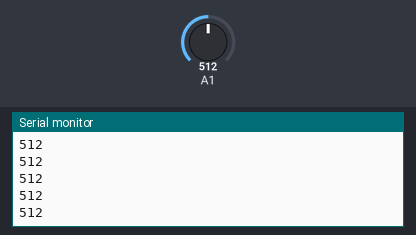
The sketch below on a simulated Arduino Uno, built with avr-gcc and run on an emulated ATmega328P. Shown: the last lines printed to the serial monitor. The test bench sets the inputs (shaded band); at power-on: A1 = 512.

Above: at 1.2 s.
1.3 s: A1 set to 716
At 2.4 s:
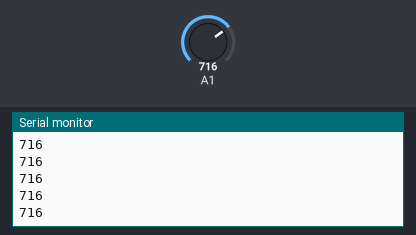
2.8 s: A1 set to 900
At 3.7 s:
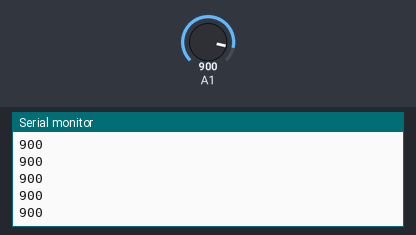
Timing chart, 0 to 5.8 s (numbered marks = the images above; inputs shaded):
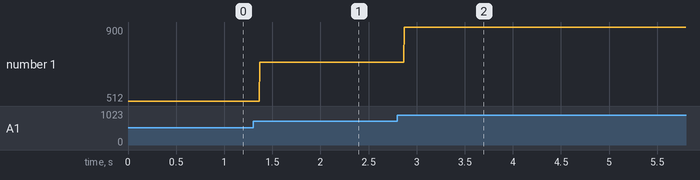

The sketch:

WalkDetection.ino
```cpp
/*
  AnalogReadSerial
  Reads an analog input on pin 1, prints the result if it is higher than 0.
 */

// the setup routine runs once when you press reset:
void setup() {
  // initialize serial communication at 9600 bits per second:
  Serial.begin(9600);
}


// the loop routine runs over and over again forever:
void loop() {
  // read the input on analog pin 1:
  int sensorValue = analogRead(1);

  // sensorValue is between 0 and 1023 (analog to digital conversion (ADC))
if(sensorValue > 0) {
  Serial.println(sensorValue);
}
  delay(1);        // delay in between reads for stability in miliseconds
}
```

Measured:
- after the input at 1.3 s, the serial monitor: prints a new line after 0.07 s (image 1)
- after the input at 2.8 s, the serial monitor: prints a new line after 0.07 s (image 2)
- plotted number 1: 512 → 716 after the input at 1.3 s, 716 → 900 after the input at 2.8 s
